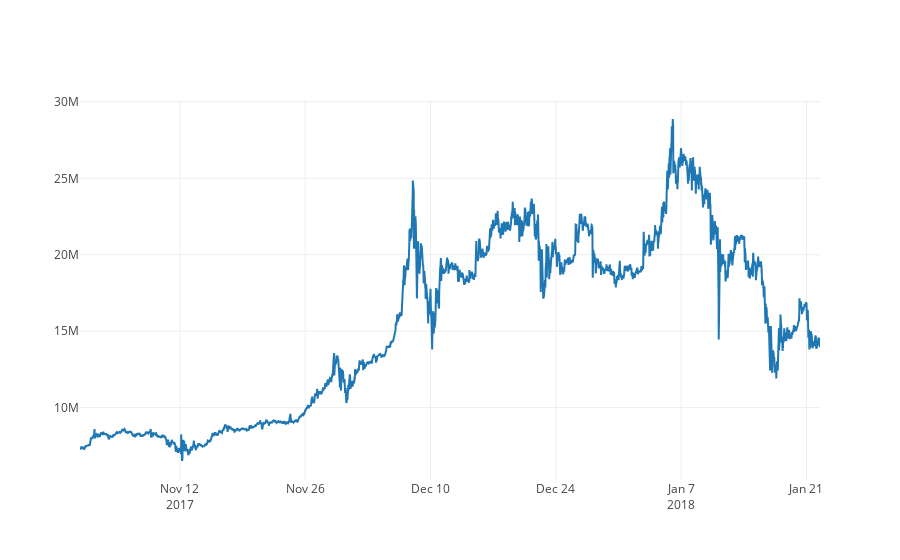

Source (notebook cell):
### Code cell
# 캔들 그래프는 메모리를 많이 먹는지 느려진다 ㅠㅠ
'''
trace = go.Ohlc(x=df.index,
                open=df.open,
                high=df.high,
                low=df.low,
                close=df.close)
py.iplot([trace])
'''

# 시가 그래프만 그려보자 
trace = go.Scatter(x=df.index, y=df.open)
py.iplot([trace])

### Figure 1 — Plotly figure (JSON) as saved in the notebook; plotly's stock layout.template omitted (floating-point values rounded to 4 significant figures; data arrays with more than 128 entries replaced by an {"elided": "..."} marker saying what was removed)
{"data": [{"type": "scatter", "x": {"elided": "7937 str values"}, "y": {"elided": "7937 int values"}}], "layout": {}}
